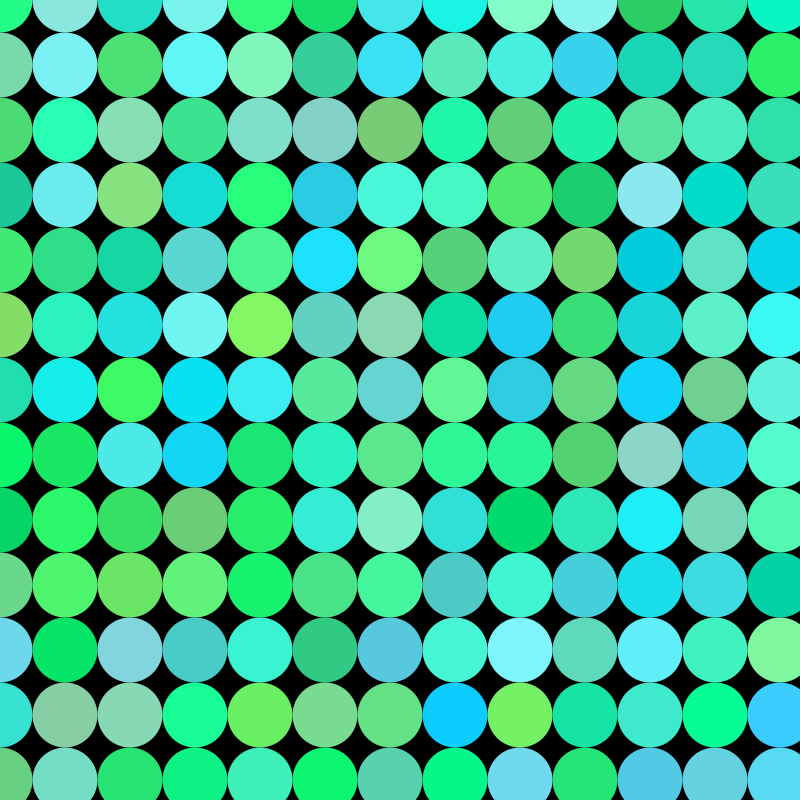
Frame 1 (no input)
Frame 60 (the mouse pressed at the canvas centre just before this capture): identical to frame 1, image omitted
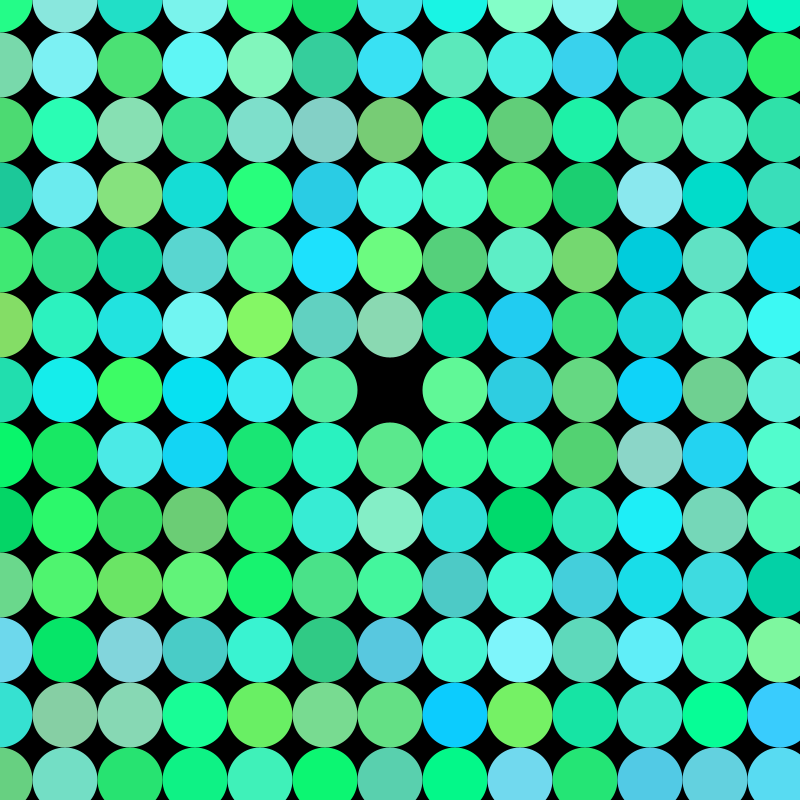
Frame 120 (the mouse held since frame 60 and released just before this capture)

The Processing sketch that drew these frames (run headless with seeded random() and noise(); from frame 60 on, the mouse is pressed at the canvas centre):

// Processing sketch: week4quiz
// ── week4quiz.pde
//using some of my previous work for reference (like the i++ formula, etc)
int size = int(random(20,90)); 
color[][] grid = new int[size][size]; 
int[][] op = new int[size][size]; 

void setup(){
  size(800, 800); 
  noStroke(); 
  
  for (int i = 0; i< size; i++){
    for (int j = 0; j< size; j++){
      grid[i][j] = color(random(0,140), random(200,255), random(100,255)); 
      op[i][j]= 255; 
    }
  }
}

void draw(){
  background(0); 
  for(int i = 0; i< size; i++){
    for(int j = 0; j< size; j++){
      fill(grid[i][j], op[i][j]);
      ellipse(i*size, j*size, size, size);
      
      if(mousePressed){
        if(mouseX>=(i*size) && mouseX<((i+1)*size) && mouseY>=(j*size) && mouseY < ((j+1)*size)){
          op[i][j] = 0; 
        }
        else{
          op[i][j] = 255; 
        }
      }
    }
  }
}
